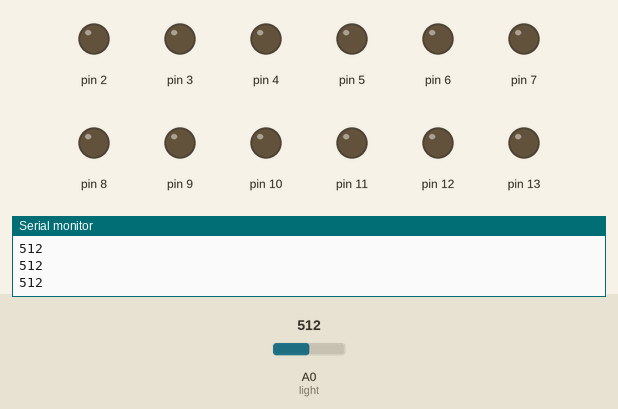
The sketch below on a simulated Arduino Uno, built with avr-gcc and run on an emulated ATmega328P. Shown: output pins drawn as LEDs (lit = HIGH), the last lines printed to the serial monitor. The inputs (shaded band) are chosen by the test bench; at power-on: A0 (light) = 512.

Above: at 1.2 s.
1.3 s: A0 (light) set to 584
2.8 s: A0 (light) set to 608
At 3.2 s:
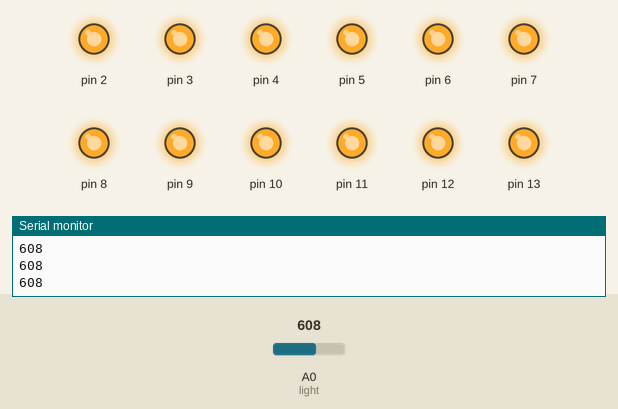
4.3 s: A0 (light) set to 590
At 5.5 s:
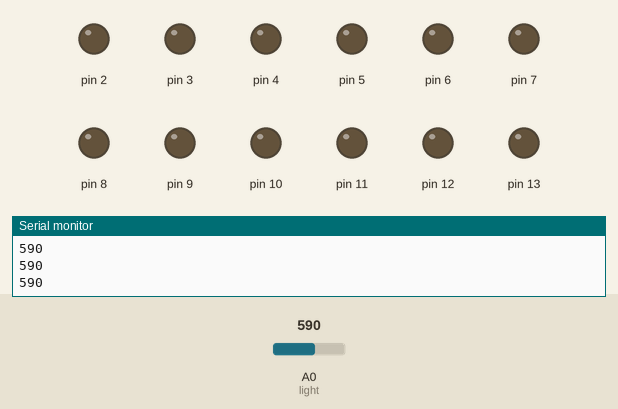
5.8 s: A0 (light) set to 610
At 6.7 s:
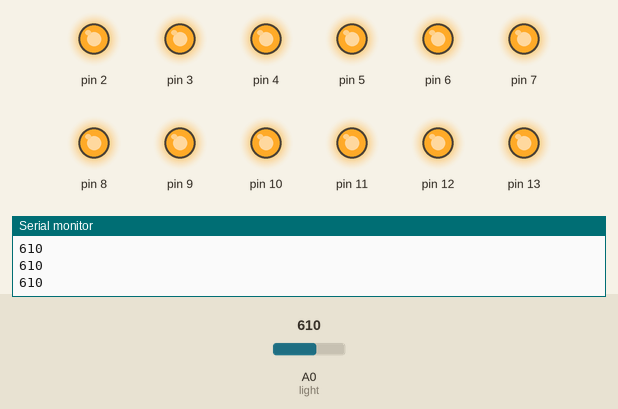
Timing chart, 0 to 8.3 s (numbered marks = the images above; inputs shaded):
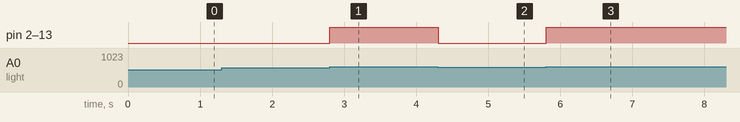

The sketch:

5.4.ino
```cpp
const int light=A0;

int sensorValue=0;

void setup() {
  // put your setup code here, to run once:

  pinMode(2,OUTPUT);
  pinMode(3,OUTPUT);
  pinMode(4,OUTPUT);
  pinMode(5,OUTPUT);
  pinMode(6,OUTPUT);
  pinMode(7,OUTPUT);
  pinMode(8,OUTPUT);
  pinMode(9,OUTPUT);
  pinMode(10,OUTPUT);
  pinMode(11,OUTPUT);
  pinMode(12,OUTPUT);
  pinMode(13,OUTPUT);
  Serial.begin(9600);
}

void loop() {
  // put your main code here, to run repeatedly:

  sensorValue=analogRead(light);
  Serial.println(sensorValue);

  if(sensorValue>600){
    digitalWrite(2,HIGH);
    digitalWrite(3,HIGH);
    digitalWrite(4,HIGH);
    digitalWrite(5,HIGH);
    digitalWrite(6,HIGH);
    digitalWrite(7,HIGH);
    digitalWrite(8,HIGH);
    digitalWrite(9,HIGH);
    digitalWrite(10,HIGH);
    digitalWrite(11,HIGH);
    digitalWrite(12,HIGH);
    digitalWrite(13,HIGH);

  }
  else{
    digitalWrite(2,LOW);
    digitalWrite(3,LOW);
    digitalWrite(4,LOW);
    digitalWrite(5,LOW);
    digitalWrite(6,LOW);
    digitalWrite(7,LOW);
    digitalWrite(8,LOW);
    digitalWrite(9,LOW);
    digitalWrite(10,LOW);
    digitalWrite(11,LOW);
    digitalWrite(12,LOW);
    digitalWrite(13,LOW);
  }
  delay(2);
}
```

Measured:
- the behaviour switches between 600 and 601 on A0 (light) (found by bisection; images 0 and 1)
- after the input at 2.8 s, pin 2–13: LOW → HIGH at once
- after the input at 4.3 s, pin 2–13: HIGH → LOW at once
- after the input at 5.8 s, pin 2–13: LOW → HIGH at once
